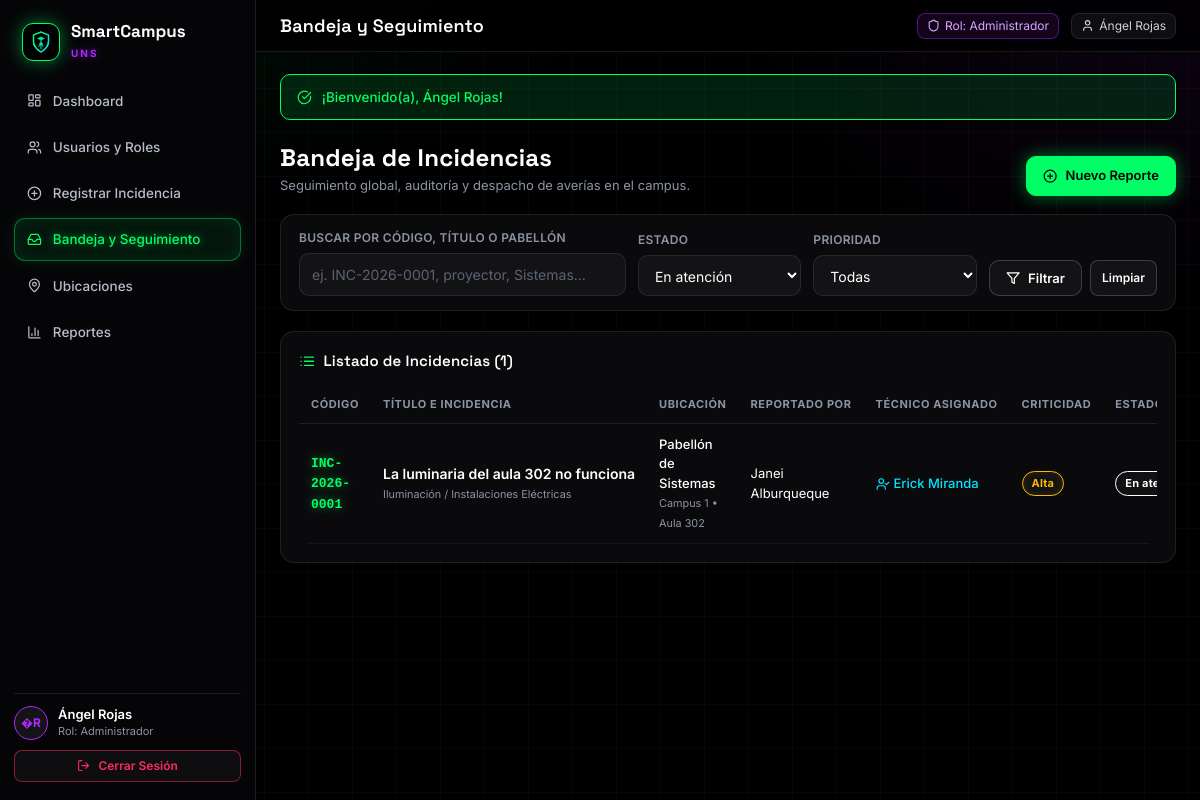
The app's page /bandeja.php?estado=En atencion (signed in) with its own data.
### tables this page shows
CREATE TABLE Incidencias (
    idIncidencia INT AUTO_INCREMENT PRIMARY KEY,
    idReportante INT NOT NULL,
    idTecnico INT NULL,
    idSubCateg INT NOT NULL,
    idUbic INT NOT NULL,
    codIncdencia VARCHAR(30) NOT NULL UNIQUE,
    titulo VARCHAR(200) NOT NULL,
    descripIncidencia TEXT NOT NULL,
    prioridad ENUM('Baja', 'Media', 'Alta', 'Critica') DEFAULT 'Media',
    estado ENUM('Registrada', 'Revisada', 'Asignada', 'En atencion', 'Resuelta') DEFAULT 'Registrada',
    imagen_evidencia LONGTEXT NULL,
    imagen_solucion LONGTEXT NULL,
    informe_tecnico TEXT NULL,
    creadoIncd TIMESTAMP DEFAULT CURRENT_TIMESTAMP,
    actualizado TIMESTAMP DEFAULT CURRENT_TIMESTAMP ON UPDATE CURRENT_TIMESTAMP,
    FOREIGN KEY (idReportante) REFERENCES Usuarios(idUsuario),
    FOREIGN KEY (idTecnico) REFERENCES Usuarios(idUsuario),
    FOREIGN KEY (idSubCateg) REFERENCES SubCategorias(idSubCateg),
    FOREIGN KEY (idUbic) REFERENCES Ubicaciones(idUbic)
);

CREATE TABLE SubCategorias (
    idSubCateg INT AUTO_INCREMENT PRIMARY KEY,
    idCategoria INT NOT NULL,
    nomSubCatg VARCHAR(120) NOT NULL,
    FOREIGN KEY (idCategoria) REFERENCES Categorias(idCategoria) ON DELETE CASCADE
);

CREATE TABLE Ubicaciones (
    idUbic INT AUTO_INCREMENT PRIMARY KEY,
    campus VARCHAR(50) NOT NULL,
    pabellon VARCHAR(80) NOT NULL,
    piso VARCHAR(20) NOT NULL,
    aula_espacio VARCHAR(80) NOT NULL,
    area_tipo ENUM('Academica', 'Laboratorio', 'Administrativa', 'Biblioteca', 'Servicios Generales', 'Areas comunes') DEFAULT 'Academica'
);

CREATE TABLE Usuarios (
    idUsuario INT AUTO_INCREMENT PRIMARY KEY,
    idRol INT NOT NULL,
    codUsuario VARCHAR(20) UNIQUE,
    nomUsuario VARCHAR(100) NOT NULL,
    email VARCHAR(120) NOT NULL UNIQUE,
    password VARCHAR(255) NOT NULL,
    departamento VARCHAR(120) NULL,
    activo BOOLEAN DEFAULT TRUE,
    creadoUsr TIMESTAMP DEFAULT CURRENT_TIMESTAMP,
    FOREIGN KEY (idRol) REFERENCES Roles(idRol) ON DELETE RESTRICT
);

### includes/auth.php (called while the page is built, shortened)
<?php
function currentUser(): ?array {
    return $_SESSION['usuario'] ?? null;
}

### bandeja.php (the view, shortened to what this page needs)
<?php
require_once __DIR__ . '/includes/conexion.php';
require_once __DIR__ . '/includes/auth.php';
$user = currentUser();
$rol = strtolower($user['nomRol'] ?? 'reportante');
$filtroEstado = trim($_GET['estado'] ?? '');
$filtroPrioridad = trim($_GET['prioridad'] ?? '');
$busqueda = trim($_GET['q'] ?? '');
$sql = "
    SELECT
        i.idIncidencia, i.codIncdencia, i.titulo, i.prioridad, i.estado, i.creadoIncd, i.imagen_evidencia,
        u.campus, u.pabellon, u.aula_espacio,
        usr.nomUsuario as reportante,
        tec.nomUsuario as tecnico,
        sc.nomSubCatg as subcategoria,
        c.nomCateg as categoria
    FROM incidencias i
    INNER JOIN usuarios usr ON i.idReportante = usr.idUsuario
    LEFT JOIN usuarios tec ON i.idTecnico = tec.idUsuario
    INNER JOIN ubicaciones u ON i.idUbic = u.idUbic
    INNER JOIN subcategorias sc ON i.idSubCateg = sc.idSubCateg
    INNER JOIN categorias c ON sc.idCategoria = c.idCategoria
    WHERE 1=1
";
$params = [];
if ($rol === 'reportante') {
    $sql .= " AND i.idReportante = :idUser";
    $params[':idUser'] = $user['idUsuario'];
} elseif ($rol === 'tecnico') {
    $sql .= " AND i.idTecnico = :idUser";
    $params[':idUser'] = $user['idUsuario'];
} else {
    if (!empty($filtroEstado)) {
        $sql .= " AND i.estado = :estado";
        $params[':estado'] = $filtroEstado;
    }
}
$sql .= " ORDER BY i.creadoIncd DESC";
$stmt = $pdo->prepare($sql);
$stmt->execute($params);
$incidencias = $stmt->fetchAll();
include __DIR__ . '/includes/header.php';
?>
<div class="page-h">
    <div>
        <h1>Bandeja de Incidencias</h1>
        <p>
            <?php if ($rol === 'reportante'): ?>
                Historial y estado de las incidencias reportadas por su cuenta.
            <?php elseif ($rol === 'tecnico'): ?>
                Órdenes de servicio y tareas asignadas para su atención técnica.
            <?php else: ?>
                Seguimiento global, auditoría y despacho de averías en el campus.
            <?php endif; ?>
        </p>
    </div>
    <div>
        <?php if ($rol === 'reportante' || $rol === 'administrador'): ?>
            <a href="registrar.php" class="btn btn-primary">
                <i data-lucide="plus-circle"></i>
                <span>Nuevo Reporte</span>
            </a>
        <?php endif; ?>
    </div>
</div>
<?php if ($rol === 'operador' || $rol === 'administrador'): ?>
    <div class="card" style="margin-bottom: 20px; padding: 14px 18px;">
        <form method="GET" action="bandeja.php" style="display:flex;gap:12px;flex-wrap:wrap;align-items:flex-end">
            <div class="field" style="flex:2;min-width:200px;margin-bottom:0">
                <label for="q">Buscar por código, título o pabellón</label>
                <input type="text" id="q" name="q" placeholder="ej. INC-2026-0001, proyector, Sistemas..." value="<?= htmlspecialchars($busqueda) ?>">
            </div>
            <div class="field" style="flex:1;min-width:140px;margin-bottom:0">
                <label for="estado">Estado</label>
                <select id="estado" name="estado">
                    <option value="En atencion" <?= $filtroEstado === 'En atencion' ? 'selected' : '' ?>>En atención</option>
                </select>
            </div>
            <div class="field" style="flex:1;min-width:140px;margin-bottom:0">
                <label for="prioridad">Prioridad</label>
                <select id="prioridad" name="prioridad">
                    <option value="">Todas</option>
                </select>
            </div>
            <div style="display:flex;gap:8px">
                <button type="submit" class="btn">
                    <i data-lucide="filter"></i>
                    <span>Filtrar</span>
                </button>
                <?php if (!empty($filtroEstado) || !empty($filtroPrioridad) || !empty($busqueda)): ?>
                    <a href="bandeja.php" class="btn btn-sm">Limpiar</a>
                <?php endif; ?>
            </div>
        </form>
    </div>
<?php endif; ?>
<div class="card">
    <div class="card-h">
        <h3>
            <i data-lucide="list"></i>
            <span>Listado de Incidencias (<?= count($incidencias) ?>)</span>
        </h3>
    </div>
    <div class="tbl-wrap">
        <table class="tbl">
            <thead>
                <tr>
                    <th>Código</th>
                    <th>Título e Incidencia</th>
                    <th>Ubicación</th>
                    <th>Reportado Por</th>
                    <th>Técnico Asignado</th>
                    <th>Criticidad</th>
                    <th>Estado</th>
                </tr>
            </thead>
            <tbody>
                <?php if (empty($incidencias)): ?>
                    <tr>
                        <td colspan="9" class="empty">
                            <i data-lucide="inbox"></i>
                            <p>No se encontraron incidencias que coincidan con los criterios.</p>
                        </td>
                    </tr>
                <?php else: ?>
                    <?php foreach ($incidencias as $inc): ?>
                        <tr>
                            <td>
                                <b class="mono txt-g"><?= htmlspecialchars($inc['codIncdencia']) ?></b>
                            </td>
                            <td style="max-width:280px">
                                <div style="font-weight:600;font-size:14px;white-space:nowrap;overflow:hidden;text-overflow:ellipsis" title="<?= htmlspecialchars($inc['titulo']) ?>">
                                    <?= htmlspecialchars($inc['titulo']) ?>
                                </div>
                                <small class="muted"><?= htmlspecialchars($inc['subcategoria']) ?></small>
                            </td>
                            <td>
                                <div style="font-weight:500"><?= htmlspecialchars($inc['pabellon']) ?></div>
                                <small class="muted"><?= htmlspecialchars($inc['campus']) ?> &bull; <?= htmlspecialchars($inc['aula_espacio']) ?></small>
                            </td>
                            <td>
                                <?= htmlspecialchars($inc['reportante']) ?>
                            </td>
                            <td>
                                <?php if ($inc['tecnico']): ?>
                                    <span style="color:var(--c);font-weight:500;display:flex;align-items:center;gap:4px">
                                        <i data-lucide="user-check" style="width:14px;height:14px"></i>
                                        <?= htmlspecialchars($inc['tecnico']) ?>
                                    </span>
                                <?php else: ?>
                                    <span class="dim" style="font-style:italic">Sin asignar</span>
                                <?php endif; ?>
                            </td>
                            <td>
                                <span class="badge b-<?= htmlspecialchars($inc['prioridad']) ?>">
                                    <?= htmlspecialchars($inc['prioridad']) ?>
                                </span>
                            </td>
                            <td>
                                <span class="badge e-<?= str_replace(' ', '-', htmlspecialchars($inc['estado'])) ?>">
                                    <?= htmlspecialchars($inc['estado']) ?>
                                </span>
                            </td>
                        </tr>
                    <?php endforeach; ?>
                <?php endif; ?>
            </tbody>
        </table>
    </div>
</div>
<?php include __DIR__ . '/includes/footer.php'; ?>

### assets/css/styles.css (style rules this page uses)
:root { --bg:#000000; --glass:rgba(12,12,15,.88); --glass-2:rgba(20,20,26,.9); --border:rgba(255,255,255,.09); --border-hi:rgba(255,255,255,.18); --white:#FFFFFF; --muted:#8c94a3; --dim:#5b6372; --g:#00FF66; --g2:#10FF70; --r:#FF2A5F; --a:#FFB800; --c:#00E5FF; --p:#B026FF; --glow-g:0 0 18px rgba(0,255,102,.45); --glow-r:0 0 18px rgba(255,42,95,.45); --glow-a:0 0 18px rgba(255,184,0,.4); --glow-c:0 0 18px rgba(0,229,255,.4); --glow-p:0 0 20px rgba(176,38,255,.5); --radius:14px; --font:'Inter',system-ui,-apple-system,'Segoe UI',Roboto,sans-serif; --font-h:'Space Grotesk','Inter',system-ui,sans-serif; }
* { box-sizing:border-box;margin:0;padding:0 }
html { scroll-behavior:smooth }
body { background:var(--bg);color:var(--white);font-family:var(--font);font-size:14px;line-height:1.5; min-height:100vh;overflow-x:hidden;-webkit-font-smoothing:antialiased; }
body::before { content:'';position:fixed;inset:0;z-index:-1;pointer-events:none; background: radial-gradient(900px 500px at 8% -10%,rgba(0,255,102,.07),transparent 60%), radial-gradient(800px 500px at 100% 0%,rgba(176,38,255,.07),transparent 60%), linear-gradient(rgba(255,255,255,.025) 1px,transparent 1px) 0 0/44px 44px, linear-gradient(90deg,rgba(255,255,255,.025) 1px,transparent 1px) 0 0/44px 44px, #000; }
h1,h2,h3,h4 { font-family:var(--font-h);letter-spacing:.2px }
a { color:var(--g);text-decoration:none }
button { font-family:inherit;cursor:pointer }
.mono { font-family:ui-monospace,'SFMono-Regular',Menlo,Consolas,monospace }
.muted { color:var(--muted) }
.txt-g { color:var(--g);text-shadow:0 0 10px rgba(0,255,102,.5) }
svg.lucide { width:1.1em;height:1.1em;vertical-align:-.15em }
.card { background:var(--glass);border:1px solid var(--border);border-radius:var(--radius); backdrop-filter:blur(12px);-webkit-backdrop-filter:blur(12px);padding:18px; transition:all .25s ease;position:relative; }
.card-h { display:flex;align-items:center;justify-content:space-between;gap:10px;margin-bottom:14px;flex-wrap:wrap }
.card-h h3 { font-size:15px;font-weight:600;display:flex;align-items:center;gap:8px }
.card-h h3 svg { color:var(--g) }
.btn { display:inline-flex;align-items:center;justify-content:center;gap:8px;border:1px solid var(--border-hi); background:rgba(255,255,255,.04);color:var(--white);padding:9px 16px;border-radius:10px;font-size:13px; font-weight:600;transition:all .25s ease;white-space:nowrap; }
.btn-primary { background:var(--g);color:#000;border-color:var(--g);box-shadow:var(--glow-g) }
.btn-sm { padding:6px 11px;font-size:12px;border-radius:8px }
.field { display:flex;flex-direction:column;gap:6px;margin-bottom:14px;min-width:0 }
.field>label,.lbl { font-size:12px;color:var(--muted);font-weight:600;letter-spacing:.3px;text-transform:uppercase }
input,select,textarea { width:100%;background:rgba(255,255,255,.04);border:1px solid var(--border);border-radius:10px; padding:10px 12px;color:var(--white);font:inherit;font-size:14px;outline:none;transition:all .25s ease; }
select option { background:#0c0c0f;color:#fff }
input::placeholder,textarea::placeholder { color:var(--dim) }
.badge { display:inline-flex;align-items:center;gap:5px;padding:3px 9px;border-radius:999px;font-size:11px;font-weight:700; border:1px solid currentColor;background:rgba(255,255,255,.03);white-space:nowrap;letter-spacing:.2px; }
.b-Alta { color:var(--a);box-shadow:inset 0 0 10px rgba(255,184,0,.12) }
.tbl-wrap { overflow-x:auto;border-radius:10px }
table.tbl { width:100%;border-collapse:collapse;min-width:640px }
.tbl th { text-align:left;font-size:11px;text-transform:uppercase;letter-spacing:.6px;color:var(--muted);padding:10px 12px;border-bottom:1px solid var(--border);white-space:nowrap }
.tbl td { padding:11px 12px;border-bottom:1px solid rgba(255,255,255,.05);vertical-align:middle;font-size:13px }
.page-h { display:flex;align-items:flex-end;justify-content:space-between;gap:12px;flex-wrap:wrap;margin-bottom:18px }
.page-h h1 { font-size:24px }
.page-h p { color:var(--muted);font-size:13px }

### records on screen
incidencias: codIncdencia "INC-2026-0001", titulo "La luminaria del aula 302 no funciona", idSubCateg.nomSubCatg "Iluminación / Instalaciones Eléctricas", idUbic.pabellon "Pabellón de Sistemas", idUbic.campus "Campus 1", idUbic.aula_espacio "Aula 302", idReportante.nomUsuario "Janei Alburqueque", idTecnico.nomUsuario "Erick Miranda", prioridad "Alta", estado "En…"

### other values on screen
$iniciales "�R"
$user['nomUsuario'] "Ángel Rojas"
$rol "Administrador"
$tituloPagina "Bandeja y Seguimiento"
$flash['mensaje'] "¡Bienvenido(a), Ángel Rojas!"
count($incidencias) "1"
